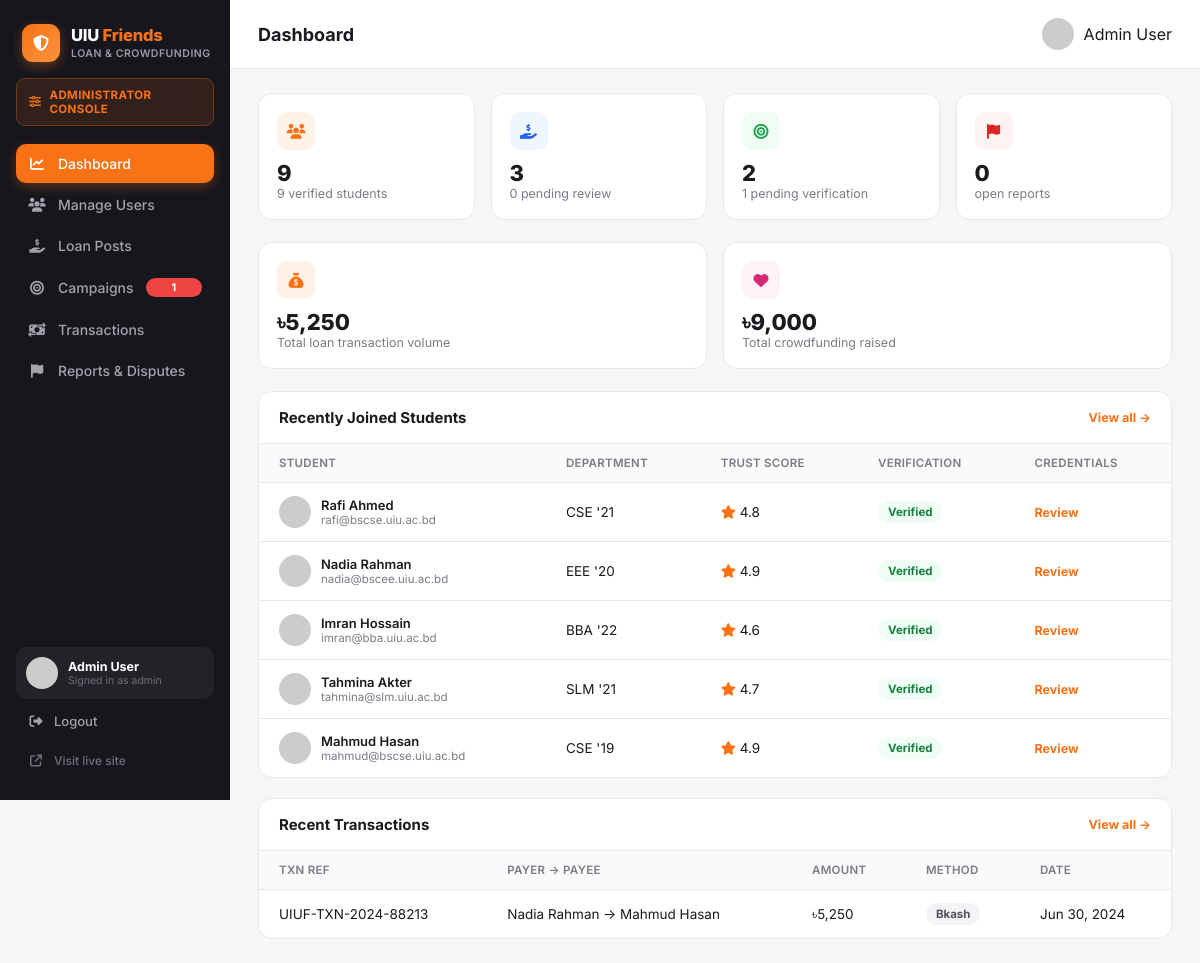
Screenshot of /admin/dashboard.php (signed in) with the database file from the repository.
### tables this page shows
CREATE TABLE users (
    id                      INT AUTO_INCREMENT PRIMARY KEY,
    full_name               VARCHAR(120)  NOT NULL,
    email                   VARCHAR(150)  NOT NULL UNIQUE,
    password_hash           VARCHAR(255)  NOT NULL,
    student_id              VARCHAR(30)   NOT NULL UNIQUE,
    department              VARCHAR(20)   NOT NULL,
    batch                   VARCHAR(10)   NOT NULL,
    phone                   VARCHAR(20)   DEFAULT NULL,
    avatar                  VARCHAR(255)  DEFAULT 'assets/img/default-avatar.svg',
    role                    ENUM('user','admin') NOT NULL DEFAULT 'user',
    trust_score             DECIMAL(3,2)  NOT NULL DEFAULT 4.00,
    uiu_id_verified         TINYINT(1)    NOT NULL DEFAULT 0,
    email_verified          TINYINT(1)    NOT NULL DEFAULT 0,
    phone_verified          TINYINT(1)    NOT NULL DEFAULT 0,
    payment_linked          TINYINT(1)    NOT NULL DEFAULT 0,
    agreement_accepted      TINYINT(1)    NOT NULL DEFAULT 0,
    status                  ENUM('active','suspended') NOT NULL DEFAULT 'active',
    created_at              DATETIME      NOT NULL DEFAULT CURRENT_TIMESTAMP
);

CREATE TABLE transactions (
    id                  INT AUTO_INCREMENT PRIMARY KEY,
    agreement_id        INT NOT NULL,
    installment_id      INT DEFAULT NULL,
    txn_ref             VARCHAR(40) NOT NULL UNIQUE,
    payer_id            INT NOT NULL,
    payee_id            INT NOT NULL,
    amount              DECIMAL(12,2) NOT NULL,
    gateway_fee         DECIMAL(12,2) NOT NULL DEFAULT 0,
    payment_method      ENUM('bkash','nagad','card','bank') NOT NULL,
    status              ENUM('success','pending','failed') NOT NULL DEFAULT 'success',
    created_at          DATETIME NOT NULL DEFAULT CURRENT_TIMESTAMP,
    FOREIGN KEY (agreement_id) REFERENCES agreements(id) ON DELETE CASCADE,
    FOREIGN KEY (installment_id) REFERENCES installments(id) ON DELETE SET NULL,
    FOREIGN KEY (payer_id) REFERENCES users(id) ON DELETE CASCADE,
    FOREIGN KEY (payee_id) REFERENCES users(id) ON DELETE CASCADE
);

### includes/functions.php (called while the page is built, shortened)
<?php
require_once __DIR__ . '/../config/db.php';
function current_admin(): ?array {
    global $pdo;
    $stmt = $pdo->prepare("SELECT * FROM users WHERE id = ? AND role = 'admin'");
    $stmt->execute([$_SESSION['admin_id']]);
    return $stmt->fetch() ?: null;
}
function e(?string $str): string {
    return htmlspecialchars($str ?? '', ENT_QUOTES, 'UTF-8');
}
function taka(float $amount): string {
    return '৳' . number_format($amount, $amount == floor($amount) ? 0 : 2);
}

### admin/dashboard.php (the view, shortened to what this page needs)
<?php
require_once __DIR__ . '/../includes/functions.php';
$admin = current_admin();
$active = 'dashboard.php';
$totalUsers = $pdo->query("SELECT COUNT(*) c FROM users WHERE role='user'")->fetch()['c'];
$verifiedUsers = $pdo->query("SELECT COUNT(*) c FROM users WHERE role='user' AND uiu_id_verified=1")->fetch()['c'];
$totalLoanPosts = $pdo->query("SELECT COUNT(*) c FROM loan_posts")->fetch()['c'];
$pendingLoanPosts = $pdo->query("SELECT COUNT(*) c FROM loan_posts WHERE admin_status='pending'")->fetch()['c'];
$totalCampaigns = $pdo->query("SELECT COUNT(*) c FROM campaigns")->fetch()['c'];
$pendingCampaigns = $pdo->query("SELECT COUNT(*) c FROM campaigns WHERE admin_status='pending'")->fetch()['c'];
$totalVolume = $pdo->query("SELECT COALESCE(SUM(amount),0) s FROM transactions")->fetch()['s'];
$totalDonations = $pdo->query("SELECT COALESCE(SUM(amount),0) s FROM donations")->fetch()['s'];
$openReports = $pdo->query("SELECT COUNT(*) c FROM reports WHERE status='open'")->fetch()['c'];
$recentUsers = $pdo->query("SELECT * FROM users WHERE role='user' ORDER BY created_at DESC LIMIT 5")->fetchAll();
$recentTx = $pdo->query("SELECT t.*, u1.full_name payer, u2.full_name payee FROM transactions t
    JOIN users u1 ON u1.id=t.payer_id JOIN users u2 ON u2.id=t.payee_id ORDER BY t.created_at DESC LIMIT 6")->fetchAll();
include __DIR__ . '/../includes/header.php';
?>
<div class="admin-shell">
  <?php include __DIR__ . '/includes/sidebar.php'; ?>
  <div class="admin-main">
    <div class="admin-topbar">
      <h1>Dashboard</h1>
      <div class="mini-user"><img src="<?= e($admin['avatar']) ?>"><span><?= e($admin['full_name']) ?></span></div>
    </div>
    <div class="admin-content">
      <div class="kpi-row">
        <div class="kpi-card"><div class="icon" style="background:#fff3e8;color:#f97316;"><i class="fa-solid fa-users"></i></div><div class="num"><?= $totalUsers ?></div><div class="lbl"><?= $verifiedUsers ?> verified students</div></div>
        <div class="kpi-card"><div class="icon" style="background:#eff6ff;color:#2563eb;"><i class="fa-solid fa-hand-holding-dollar"></i></div><div class="num"><?= $totalLoanPosts ?></div><div class="lbl"><?= $pendingLoanPosts ?> pending review</div></div>
        <div class="kpi-card"><div class="icon" style="background:#f0fdf4;color:#16a34a;"><i class="fa-solid fa-bullseye"></i></div><div class="num"><?= $totalCampaigns ?></div><div class="lbl"><?= $pendingCampaigns ?> pending verification</div></div>
        <div class="kpi-card"><div class="icon" style="background:#fef2f2;color:#dc2626;"><i class="fa-solid fa-flag"></i></div><div class="num"><?= $openReports ?></div><div class="lbl">open reports</div></div>
      </div>
      <div class="kpi-row" style="grid-template-columns:1fr 1fr;">
        <div class="kpi-card"><div class="icon" style="background:#fff3e8;color:#f97316;"><i class="fa-solid fa-sack-dollar"></i></div><div class="num"><?= taka($totalVolume) ?></div><div class="lbl">Total loan transaction volume</div></div>
        <div class="kpi-card"><div class="icon" style="background:#fdf2f8;color:#db2777;"><i class="fa-solid fa-heart"></i></div><div class="num"><?= taka($totalDonations) ?></div><div class="lbl">Total crowdfunding raised</div></div>
      </div>
      <div class="admin-table-card" style="margin-bottom:20px;">
        <div class="head"><h3>Recently Joined Students</h3><a href="users.php" class="link-btn">View all →</a></div>
        <table class="admin-table">
          <tr><th>Student</th><th>Department</th><th>Trust Score</th><th>Verification</th><th>Credentials</th></tr>
          <?php foreach ($recentUsers as $ru): ?>
          <tr>
            <td><a href="view_user.php?id=<?= $ru['id'] ?>"><div class="mini-user"><img src="<?= e($ru['avatar']) ?>"><div><div class="n"><?= e($ru['full_name']) ?></div><div class="s"><?= e($ru['email']) ?></div></div></div></a></td>
            <td><?= e($ru['department']) ?> '<?= substr($ru['batch'],-2) ?></td>
            <td><i class="fa-solid fa-star" style="color:#f97316;"></i> <?= number_format($ru['trust_score'],1) ?></td>
            <td><?= $ru['uiu_id_verified'] ? '<span class="pill pill-green">Verified</span>' : '<span class="pill pill-orange">Pending</span>' ?></td>
            <td><a href="view_user.php?id=<?= $ru['id'] ?>" class="link-btn">Review</a></td>
          </tr>
          <?php endforeach; ?>
        </table>
      </div>
      <div class="admin-table-card">
        <div class="head"><h3>Recent Transactions</h3><a href="transactions.php" class="link-btn">View all →</a></div>
        <table class="admin-table">
          <tr><th>Txn Ref</th><th>Payer → Payee</th><th>Amount</th><th>Method</th><th>Date</th></tr>
          <?php foreach ($recentTx as $t): ?>
          <tr>
            <td><?= e($t['txn_ref']) ?></td>
            <td><?= e($t['payer']) ?> → <?= e($t['payee']) ?></td>
            <td><?= taka($t['amount']) ?></td>
            <td><span class="pill pill-gray"><?= ucfirst($t['payment_method']) ?></span></td>
            <td><?= date('M d, Y', strtotime($t['created_at'])) ?></td>
          </tr>
          <?php endforeach; ?>
        </table>
      </div>
    </div>
  </div>
</div>
</body>
</html>

### admin/includes/sidebar.php (shortened to what this page needs)
<?php
global $pdo;
$navPendingPosts = (int)$pdo->query("SELECT COUNT(*) c FROM loan_posts WHERE admin_status='pending'")->fetch()['c'];
$navPendingCamps = (int)$pdo->query("SELECT COUNT(*) c FROM campaigns WHERE admin_status='pending'")->fetch()['c'];
$navUnverified   = (int)$pdo->query("SELECT COUNT(*) c FROM users WHERE role='user' AND uiu_id_verified=0")->fetch()['c'];
$navOpenReports  = (int)$pdo->query("SELECT COUNT(*) c FROM reports WHERE status='open'")->fetch()['c'];
$nav = [
    'dashboard.php'    => ['icon' => 'fa-chart-line',         'label' => 'Dashboard',          'badge' => 0],
    'users.php'        => ['icon' => 'fa-users',              'label' => 'Manage Users',       'badge' => $navUnverified],
    'loan_posts.php'   => ['icon' => 'fa-hand-holding-dollar','label' => 'Loan Posts',         'badge' => $navPendingPosts],
    'campaigns.php'    => ['icon' => 'fa-bullseye',           'label' => 'Campaigns',          'badge' => $navPendingCamps],
    'transactions.php' => ['icon' => 'fa-money-bill-transfer','label' => 'Transactions',       'badge' => 0],
    'reports.php'      => ['icon' => 'fa-flag',               'label' => 'Reports & Disputes', 'badge' => $navOpenReports],
];
?>
<aside class="admin-sidebar">
  <a href="dashboard.php" class="admin-brand">
    <div class="admin-brand-mark"><i class="fa-solid fa-shield-halved"></i></div>
    <div class="admin-brand-text">
      <div class="admin-brand-name">UIU <span>Friends</span></div>
      <div class="admin-brand-sub">Loan &amp; Crowdfunding</div>
    </div>
  </a>
  <div class="admin-console-badge">
    <i class="fa-solid fa-sliders"></i>
    <span>Administrator Console</span>
  </div>
  <nav class="admin-nav">
    <?php foreach ($nav as $file => $item): ?>
      <a href="<?= $file ?>" class="<?= $active === $file ? 'active' : '' ?>">
        <i class="fa-solid <?= $item['icon'] ?>"></i>
        <span><?= $item['label'] ?></span>
        <?php if ($item['badge'] > 0): ?>
          <span class="admin-nav-badge"><?= $item['badge'] ?></span>
        <?php endif; ?>
      </a>
    <?php endforeach; ?>
  </nav>
  <div class="admin-userbox">
    <img src="<?= e($admin['avatar'] ?? '../assets/img/default-avatar.svg') ?>" alt="">
    <div class="admin-userbox-text">
      <div class="n"><?= e($admin['full_name'] ?? 'Administrator') ?></div>
      <div class="s">Signed in as admin</div>
    </div>
  </div>
  <a href="logout.php" class="admin-logout"><i class="fa-solid fa-right-from-bracket"></i> Logout</a>
  <a href="../home.php" target="_blank" class="admin-visit"><i class="fa-solid fa-arrow-up-right-from-square"></i> Visit live site</a>
</aside>

### assets/css/style.css (style rules this page uses)
:root { --orange: #f97316; --orange-dark: #ea580c; --sidebar-bg: #16161d; --sidebar-text: #a3a3ad; --sidebar-active: #f97316; --bg: #f5f6f8; --card-bg: #ffffff; --border: #e8e8ec; --text-dark: #1a1a1f; --text-muted: #7b7b85; --green: #16a34a; --radius: 14px; --shadow: 0 1px 3px rgba(0,0,0,.06), 0 1px 2px rgba(0,0,0,.04); }
* { box-sizing: border-box; }
body { margin: 0; font-family: 'Inter', -apple-system, BlinkMacSystemFont, 'Segoe UI', sans-serif; background: var(--bg); color: var(--text-dark); }
a { text-decoration: none; color: inherit; }
img { max-width: 100%; display: block; }

### rows the page displays
users: full_name "Admin User"
users: full_name "Rafi Ahmed", email "rafi@bscse.uiu.ac.bd", department "CSE", batch "21", trust_score "4.8", uiu_id_verified "Verified"
users: full_name "Nadia Rahman", email "nadia@bscee.uiu.ac.bd", department "EEE", batch "20", trust_score "4.9", uiu_id_verified "Verified"
users: full_name "Imran Hossain", email "imran@bba.uiu.ac.bd", department "BBA", batch "22", trust_score "4.6", uiu_id_verified "Verified"
users: full_name "Tahmina Akter", email "tahmina@slm.uiu.ac.bd", department "SLM", batch "21", trust_score "4.7", uiu_id_verified "Verified"
users: full_name "Mahmud Hasan", email "mahmud@bscse.uiu.ac.bd", department "CSE", batch "19", trust_score "4.9", uiu_id_verified "Verified"
transactions: txn_ref "UIUF-TXN-2024-88213", payer.full_name "Nadia Rahman", payee.full_name "Mahmud Hasan", amount "৳5,250", payment_method "Bkash", created_at "Jun 30, 2024"

### other values shown
$item['label'] "Dashboard"
$item['label'] "Manage Users"
$item['label'] "Loan Posts"
$item['label'] "Campaigns"
$item['badge'] "1"
$item['label'] "Transactions"
$item['label'] "Reports & Disputes"
$totalUsers "9"
$verifiedUsers "9"
$totalLoanPosts "3"
$pendingLoanPosts "0"
$totalCampaigns "2"
$pendingCampaigns "1"
$openReports "0"
taka($totalVolume) "৳5,250"
